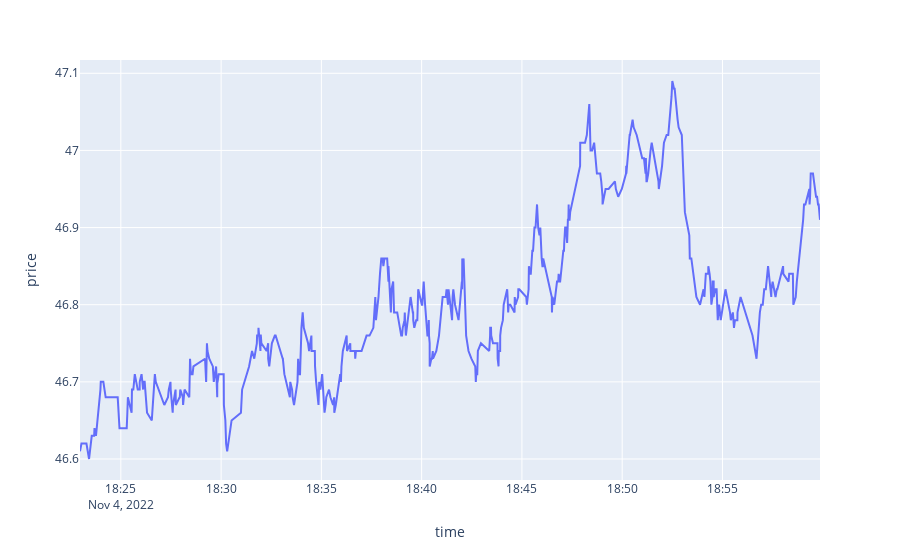

Notebook cell for this chart:
### Code cell
import pykx as kx
import pandas as pd
import numpy as np
import plotly.express as px
# import matplotlib.pyplot as plt
import datetime
import pytz


## define connection to Gateway
gw = kx.QConnection(host='localhost', port=49226, no_ctx = True)

END_TIME = datetime.datetime.now(tz=pytz.utc)                                       ## Now
START_TIME = END_TIME - datetime.timedelta(minutes = 5000)                           ## 300 Mins ago

## Query 1
query_params = {
    'table': 'trade',
    'startTS': START_TIME,
    'endTS': END_TIME,
    'sortCols': 'time',
    'filter': [[b'in','sym','IBM']]
}

empty_dict = {'':''}

trade = gw(kx.SymbolAtom('.kxi.getData'), query_params, 'f', empty_dict)[1]

## Query 2
query_params = {
    'table': 'quote',
    'startTS': START_TIME,
    'endTS': END_TIME,
    'sortCols': 'time',
    'filter': [[b'in','sym','IBM']]
}

quote = gw(kx.SymbolAtom('.kxi.getData'), query_params, 'f', empty_dict)[1]

tab = kx.q.aj(np.array(['sym', 'time']), trade, quote)

# px.line(df, x='time', y=['price','bid','ask']).show() 
# px.line(df, x='time', y='price').show() 

# kx.q('select High:max price, Low:min price, Avg:avg price by 10 xbar time.minute from $1', df)




# print(df)
# print(t.index)

px.line(tab.pd(), x='time', y='price').show() 

# px.line(df, x='Time', y=['High','Low','Avg']).show() 
# px.line(df, x='Time', y=['Open', 'High', 'Low', 'Close']).show() 
######### IAN #########
# containerize jupyter notebook 

# open, high, low, close

# xbar in ANSI SQL - not available until next week
# kx.q.sql('select xbar(10,price) from $1', trade)



######### JACK #########
# trade impact report
# spread before and after a trade

### Figure 1 — Plotly figure (JSON) as saved in the notebook; plotly's stock layout.template omitted (floating-point values rounded to 4 significant figures; data arrays with more than 128 entries replaced by an {"elided": "..."} marker saying what was removed)
{"data": [{"hovertemplate": "time=%{x}<br>price=%{y}<extra></extra>", "legendgroup": "", "line": {"color": "#636efa", "dash": "solid"}, "marker": {"symbol": "circle"}, "mode": "lines", "name": "", "orientation": "v", "showlegend": false, "type": "scatter", "x": {"elided": "570 str values"}, "xaxis": "x", "y": {"elided": "570 float values"}, "yaxis": "y"}], "layout": {"legend": {"tracegroupgap": 0}, "margin": {"t": 60}, "xaxis": {"anchor": "y", "domain": [0, 1], "title": {"text": "time"}}, "yaxis": {"anchor": "x", "domain": [0, 1], "title": {"text": "price"}}}}
